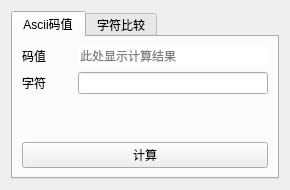
<?xml version="1.0" encoding="UTF-8"?>
<ui version="4.0">
 <class>Form</class>
 <widget class="QWidget" name="Form">
  <property name="geometry">
   <rect>
    <x>0</x>
    <y>0</y>
    <width>290</width>
    <height>190</height>
   </rect>
  </property>
  <property name="minimumSize">
   <size>
    <width>290</width>
    <height>190</height>
   </size>
  </property>
  <property name="maximumSize">
   <size>
    <width>290</width>
    <height>190</height>
   </size>
  </property>
  <property name="windowTitle">
   <string>西文（ASCII）</string>
  </property>
  <property name="windowIcon">
   <iconset resource="ico.qrc">
    <normaloff>:/ico/ico/ZzCalcBox.png</normaloff>:/ico/ico/ZzCalcBox.png</iconset>
  </property>
  <layout class="QGridLayout" name="gridLayout_3">
   <item row="0" column="0">
    <widget class="QTabWidget" name="tabWidget">
     <property name="currentIndex">
      <number>0</number>
     </property>
     <widget class="QWidget" name="tab_1">
      <attribute name="title">
       <string>Ascii码值</string>
      </attribute>
      <layout class="QGridLayout" name="gridLayout_4">
       <item row="3" column="0" colspan="3">
        <widget class="QPushButton" name="tab1_btn_calc">
         <property name="text">
          <string>计算</string>
         </property>
        </widget>
       </item>
       <item row="1" column="2">
        <widget class="QLineEdit" name="tab1_lineEdit_code">
         <property name="maxLength">
          <number>1</number>
         </property>
        </widget>
       </item>
       <item row="2" column="0" colspan="3">
        <spacer name="verticalSpacer_3">
         <property name="orientation">
          <enum>Qt::Vertical</enum>
         </property>
         <property name="sizeHint" stdset="0">
          <size>
           <width>20</width>
           <height>40</height>
          </size>
         </property>
        </spacer>
       </item>
       <item row="0" column="2">
        <widget class="QLineEdit" name="tab1_lineEdit_result">
         <property name="frame">
          <bool>false</bool>
         </property>
         <property name="readOnly">
          <bool>true</bool>
         </property>
         <property name="placeholderText">
          <string>此处显示计算结果</string>
         </property>
        </widget>
       </item>
       <item row="0" column="0">
        <widget class="QLabel" name="label_10">
         <property name="text">
          <string>码值</string>
         </property>
        </widget>
       </item>
       <item row="1" column="0">
        <widget class="QLabel" name="label_9">
         <property name="text">
          <string>字符</string>
         </property>
        </widget>
       </item>
       <item row="0" column="1">
        <spacer name="horizontalSpacer">
         <property name="orientation">
          <enum>Qt::Horizontal</enum>
         </property>
         <property name="sizeType">
          <enum>QSizePolicy::Fixed</enum>
         </property>
         <property name="sizeHint" stdset="0">
          <size>
           <width>20</width>
           <height>20</height>
          </size>
         </property>
        </spacer>
       </item>
       <item row="1" column="1">
        <spacer name="horizontalSpacer_2">
         <property name="orientation">
          <enum>Qt::Horizontal</enum>
         </property>
         <property name="sizeType">
          <enum>QSizePolicy::Fixed</enum>
         </property>
         <property name="sizeHint" stdset="0">
          <size>
           <width>20</width>
           <height>20</height>
          </size>
         </property>
        </spacer>
       </item>
      </layout>
     </widget>
     <widget class="QWidget" name="tab_2">
      <attribute name="title">
       <string>字符比较</string>
      </attribute>
      <layout class="QGridLayout" name="gridLayout_5">
       <item row="0" column="0">
        <widget class="QLabel" name="label_3">
         <property name="text">
          <string>计算结果</string>
         </property>
        </widget>
       </item>
       <item row="2" column="1">
        <widget class="QLineEdit" name="tab2_lineEdit_code2"/>
       </item>
       <item row="2" column="0">
        <widget class="QLabel" name="label_2">
         <property name="text">
          <string>字符2</string>
         </property>
        </widget>
       </item>
       <item row="3" column="0" colspan="2">
        <spacer name="verticalSpacer_4">
         <property name="orientation">
          <enum>Qt::Vertical</enum>
         </property>
         <property name="sizeHint" stdset="0">
          <size>
           <width>20</width>
           <height>40</height>
          </size>
         </property>
        </spacer>
       </item>
       <item row="0" column="1">
        <widget class="QLineEdit" name="tab2_lineEdit_result">
         <property name="frame">
          <bool>false</bool>
         </property>
         <property name="readOnly">
          <bool>true</bool>
         </property>
         <property name="placeholderText">
          <string>此处显示计算结果</string>
         </property>
        </widget>
       </item>
       <item row="1" column="0">
        <widget class="QLabel" name="label">
         <property name="text">
          <string>字符1</string>
         </property>
        </widget>
       </item>
       <item row="1" column="1">
        <widget class="QLineEdit" name="tab2_lineEdit_code1"/>
       </item>
       <item row="4" column="0" colspan="2">
        <widget class="QPushButton" name="tab2_btn_calc">
         <property name="text">
          <string>计算</string>
         </property>
        </widget>
       </item>
      </layout>
     </widget>
    </widget>
   </item>
  </layout>
 </widget>
 <resources>
  <include location="ico.qrc"/>
 </resources>
 <connections>
  <connection>
   <sender>tab1_btn_calc</sender>
   <signal>clicked()</signal>
   <receiver>Form</receiver>
   <slot>tab1_btn_calc_clicked()</slot>
   <hints>
    <hint type="sourcelabel">
     <x>209</x>
     <y>151</y>
    </hint>
    <hint type="destinationlabel">
     <x>281</x>
     <y>120</y>
    </hint>
   </hints>
  </connection>
  <connection>
   <sender>tab2_btn_calc</sender>
   <signal>clicked()</signal>
   <receiver>Form</receiver>
   <slot>tab2_btn_calc_clicked()</slot>
   <hints>
    <hint type="sourcelabel">
     <x>130</x>
     <y>155</y>
    </hint>
    <hint type="destinationlabel">
     <x>286</x>
     <y>184</y>
    </hint>
   </hints>
  </connection>
 </connections>
 <slots>
  <slot>tab1_btn_calc_clicked()</slot>
  <slot>tab2_btn_calc_clicked()</slot>
 </slots>
</ui>
